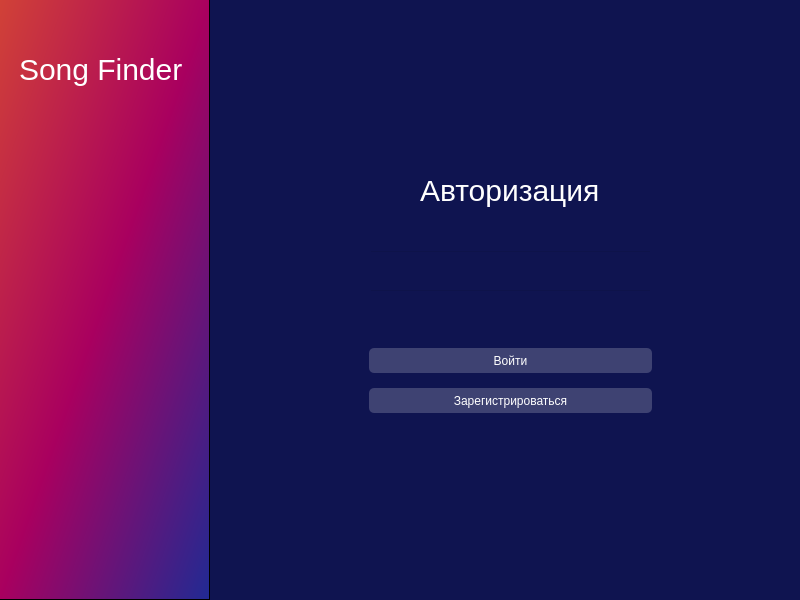
<?xml version="1.0" encoding="UTF-8"?>
<ui version="4.0">
 <class>Registration</class>
 <widget class="QMainWindow" name="Registration">
  <property name="geometry">
   <rect>
    <x>0</x>
    <y>0</y>
    <width>800</width>
    <height>600</height>
   </rect>
  </property>
  <property name="minimumSize">
   <size>
    <width>800</width>
    <height>600</height>
   </size>
  </property>
  <property name="maximumSize">
   <size>
    <width>800</width>
    <height>600</height>
   </size>
  </property>
  <property name="windowTitle">
   <string>SongFinder</string>
  </property>
  <property name="styleSheet">
   <string notr="true">background-color: #0F1450;</string>
  </property>
  <widget class="QWidget" name="centralwidget">
   <widget class="QFrame" name="frame">
    <property name="geometry">
     <rect>
      <x>-1</x>
      <y>-1</y>
      <width>211</width>
      <height>601</height>
     </rect>
    </property>
    <property name="styleSheet">
     <string notr="true">background-color: qlineargradient(x1:0, y1:0, x2:1, y2:1, stop:0 #D14237, stop:0.5 #A9005F, stop:1 #202A93);</string>
    </property>
    <property name="frameShape">
     <enum>QFrame::StyledPanel</enum>
    </property>
    <property name="frameShadow">
     <enum>QFrame::Raised</enum>
    </property>
    <widget class="QLabel" name="title">
     <property name="geometry">
      <rect>
       <x>20</x>
       <y>40</y>
       <width>201</width>
       <height>61</height>
      </rect>
     </property>
     <property name="maximumSize">
      <size>
       <width>721</width>
       <height>16777215</height>
      </size>
     </property>
     <property name="styleSheet">
      <string notr="true">font-size: 30px;
text-align: center;
color: #FFF;
background-color: rgba(255, 255, 255, 0);</string>
     </property>
     <property name="text">
      <string>Song Finder</string>
     </property>
    </widget>
   </widget>
   <widget class="QFrame" name="input_btn">
    <property name="geometry">
     <rect>
      <x>360</x>
      <y>330</y>
      <width>301</width>
      <height>101</height>
     </rect>
    </property>
    <property name="styleSheet">
     <string notr="true">background-color: rgba(255, 255, 255, 0)</string>
    </property>
    <layout class="QVBoxLayout" name="verticalLayout_7">
     <item>
      <widget class="QPushButton" name="enter_btn">
       <property name="cursor">
        <cursorShape>PointingHandCursor</cursorShape>
       </property>
       <property name="styleSheet">
        <string notr="true">height: 25px;
border-radius: 5px;
color: #FFF;
background-color: rgba(255, 255, 255, 50);</string>
       </property>
       <property name="text">
        <string>Войти</string>
       </property>
      </widget>
     </item>
     <item>
      <widget class="QPushButton" name="reg_btn">
       <property name="cursor">
        <cursorShape>PointingHandCursor</cursorShape>
       </property>
       <property name="styleSheet">
        <string notr="true">height: 25px;
border-radius: 5px;
color: #FFF;
background-color: rgba(255, 255, 255, 50);</string>
       </property>
       <property name="text">
        <string>Зарегистрироваться</string>
       </property>
      </widget>
     </item>
    </layout>
   </widget>
   <widget class="QLabel" name="error">
    <property name="geometry">
     <rect>
      <x>370</x>
      <y>310</y>
      <width>281</width>
      <height>20</height>
     </rect>
    </property>
    <property name="styleSheet">
     <string notr="true">color: rgb(255, 255, 255);</string>
    </property>
    <property name="text">
     <string/>
    </property>
   </widget>
   <widget class="QFrame" name="input">
    <property name="geometry">
     <rect>
      <x>360</x>
      <y>230</y>
      <width>301</width>
      <height>101</height>
     </rect>
    </property>
    <property name="styleSheet">
     <string notr="true">background-color: rgba(255, 255, 255, 0)</string>
    </property>
    <layout class="QVBoxLayout" name="verticalLayout_8">
     <item>
      <widget class="QLineEdit" name="login">
       <property name="styleSheet">
        <string notr="true">color: rgb(255, 255, 255);</string>
       </property>
       <property name="inputMask">
        <string/>
       </property>
       <property name="placeholderText">
        <string comment="логин" extracomment="логин"/>
       </property>
      </widget>
     </item>
     <item>
      <widget class="QLineEdit" name="password">
       <property name="styleSheet">
        <string notr="true">color: rgb(255, 255, 255);</string>
       </property>
       <property name="echoMode">
        <enum>QLineEdit::Password</enum>
       </property>
      </widget>
     </item>
    </layout>
   </widget>
   <widget class="QLabel" name="authorization">
    <property name="geometry">
     <rect>
      <x>420</x>
      <y>160</y>
      <width>191</width>
      <height>61</height>
     </rect>
    </property>
    <property name="maximumSize">
     <size>
      <width>721</width>
      <height>16777215</height>
     </size>
    </property>
    <property name="styleSheet">
     <string notr="true">font-size: 30px;
text-align: center;
color: #FFF;
background-color: rgba(255, 255, 255, 0);</string>
    </property>
    <property name="text">
     <string>Авторизация</string>
    </property>
   </widget>
  </widget>
 </widget>
 <resources>
  <include location="res.qrc"/>
 </resources>
 <connections/>
</ui>
